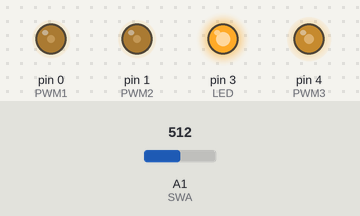
Bench run of a sketch on a simulated Arduino Uno, built with avr-gcc and run on an emulated ATmega328P. On the bench: output pins drawn as LEDs (lit = HIGH). The inputs (shaded band) are chosen by the test bench; at power-on: A1 (SWA) = 512.

Above: at 1.2 s.
1.3 s: A1 (SWA) set to 319
4.3 s: A1 (SWA) set to 285
At 5.3 s:
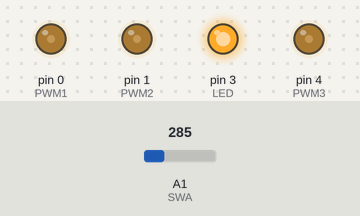
5.8 s: A1 (SWA) set to 610
At 7.6 s:
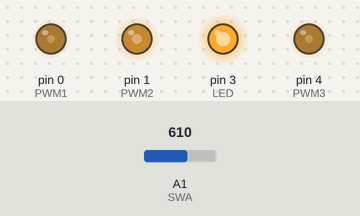
8.8 s: A1 (SWA) set to 290
At 9.3 s:
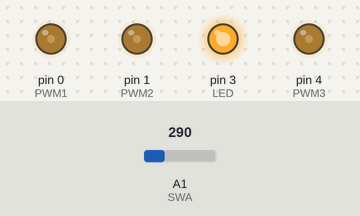
Timing chart, 0 to 11.3 s (numbered marks = the images above; inputs shaded):
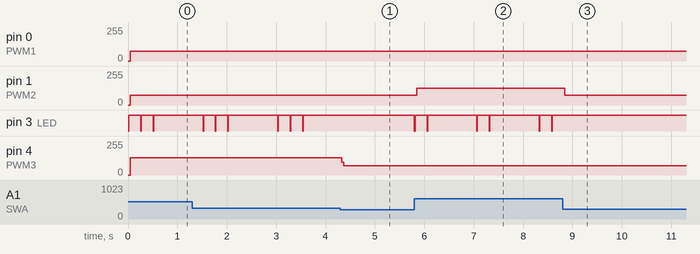

Measured:
- the behaviour switches between 301 and 300 on A1 (SWA) (found by bisection; images 0 and 1)
- after the input at 4.3 s, pin 3 (LED): stops changing and stays HIGH; pin 4 (PWM3): 128/255 → 71/255 at once
- after the input at 5.8 s, pin 1 (PWM2): 72/255 → 127/255 after 0.05 s; pin 3 (LED): HIGH → LOW at once, then repeats every 1.3 s: HIGH 0.24 s, LOW 0.01 s, HIGH 1.0 s, LOW 0.01 s
- after the input at 8.8 s, pin 1 (PWM2): 127/255 → 72/255 after 0.05 s; pin 3 (LED): stops changing and stays HIGH

The sketch:

pwm_trigger.ino
```cpp
//----------------------------------------------------------------------------------------------------------------------
// Definitions

#define PWM_PERIOD          20000 /* PWM period in µs (50 Hz) */
#define PWM_IDLE            1000  /* PWM pulse width for inactive channel */
#define PWM_ACTIVE          1800  /* PWM pulse width for active channel */

#define LED_BLINK_ON_MS     10    /* LED blink ON duration */
#define LED_BLINK_OFF_MS    240   /* LED blink OFF duration */
#define LED_BLINK_IDLE_MS   750   /* Minimum wait between blinks */

#define SW_THRESHOLD_DOWN1  950   /* ~4.5V */
#define SW_THRESHOLD_DOWN2  600   /* ~3.0V */
#define SW_THRESHOLD_DOWN3  300   /* ~1.5V */

//----------------------------------------------------------------------------------------------------------------------
// Digispark ATtiny85 board
//
// - Five pins available: P0..P5 (P3,P4 used by USB, P3 has 1.5 kΩ pull-up)
// - Hardware PWM can be output on pins P0, P1 and P4
// - Analog input from P2 (A1), P3 (A3), P4 (A2) and P5 (A0).
// - Special care must be taken with P5 as it is also nRESET (better avoid using it).
// - All can be used for digital output, but P5 is high at 3V, instead of 5V.
// - Internal board LED is connected to P1 (P0 on older revisions of the board).

#define PWM1    0
#define PWM2    1
#define PWM3    4

#define LED     3   /* OpenDrain */

#define SWA     1   /* Analog input number (A1), not pin number (PB2) */

//----------------------------------------------------------------------------------------------------------------------

enum sw_state {
  SW_UP     = 0,  // Switch is not pressed
  SW_DOWN1  = 1,  // Switch pressed, channel 1 selected
  SW_DOWN2  = 2,  // Switch pressed, channel 2 selected
  SW_DOWN3  = 3,  // Switch pressed, channel 3 selected
} s_sw_state = SW_UP;

static void read_sw_state( );
static void generate_pwm_pulses( );
static void update_indicator_led( );

//----------------------------------------------------------------------------------------------------------------------

void setup( )
{
  // PWM outputs
  pinMode( PWM1, OUTPUT );
  pinMode( PWM2, OUTPUT );
  pinMode( PWM3, OUTPUT );

  // LED (open-drain)
  pinMode( LED, OUTPUT );
  digitalWrite( LED, 0 );
}

//----------------------------------------------------------------------------------------------------------------------

void loop( )
{
  // Remember start for calculating time spent in the loop
  unsigned long t0 = micros();

  // Generate PWM pulses on all channels
  generate_pwm_pulses( );

  // Update switch state with analog read from input connected to the push button (and resistance-based selector)
  read_sw_state( );

  // Run diagnostic LED state-machine
  update_indicator_led( );

  // Wait for the time remaining of the PWM period
  unsigned long t1 = micros();
  const unsigned elapsed = t1 - t0;

  delayMicroseconds( PWM_PERIOD - elapsed );
}

//----------------------------------------------------------------------------------------------------------------------

static
void generate_pwm_pulses( )
{
  // Start PWM pulse
  digitalWrite( PWM1, 1 );
  digitalWrite( PWM2, 1 );
  digitalWrite( PWM3, 1 );

  // Delay minimum pulse idle time
  delayMicroseconds( PWM_IDLE );

  // Stop pulse for all PWM except the active one, which needs a bit more time
  switch ( s_sw_state )
  {
  case SW_UP: // No channels active. End all pulses
          digitalWrite( PWM1, 0 );
          digitalWrite( PWM2, 0 );
          digitalWrite( PWM3, 0 );
          break;
  case SW_DOWN1: // Channel 1 active
          digitalWrite( PWM2, 0 );
          digitalWrite( PWM3, 0 );
          // Keep channel 1 pulse for the duration of an active pulse
          delayMicroseconds( PWM_ACTIVE - PWM_IDLE );
          digitalWrite( PWM1, 0 );
          break;
  case SW_DOWN2: // Channel 2 active
          digitalWrite( PWM1, 0 );
          digitalWrite( PWM3, 0 );
          // Keep channel 2 pulse for the duration of an active pulse
          delayMicroseconds( PWM_ACTIVE - PWM_IDLE );
          digitalWrite( PWM2, 0 );
          break;
  case SW_DOWN3: // Channel 3 active
          digitalWrite( PWM1, 0 );
          digitalWrite( PWM2, 0 );
          // Keep channel 3 pulse for the duration of an active pulse
          delayMicroseconds( PWM_ACTIVE - PWM_IDLE );
          digitalWrite( PWM3, 0 );
          break;
  }
}

//----------------------------------------------------------------------------------------------------------------------

static
void update_indicator_led( )
{
  static enum { S_INIT, S_IDLE, S_WAIT_BLINK_ON, S_WAIT_BLINK_OFF, S_WAIT_IDLE }
                    s_state;    // Current state
  static uint8_t    s_blinks;   // Number of blinks remaining
  static unsigned   s_started;  // State start timestamp

  unsigned now = millis();
  const unsigned elapsed = now - s_started;

  switch ( s_state )
  {
  case S_INIT:  // Init LED initial state
        digitalWrite( LED, 1 );       // open-drain configuration
        s_started = now;
        s_state = S_IDLE;
        break;
  case S_IDLE:  // Check if work to do
        if ( s_sw_state )
        { // Start blinking
          digitalWrite( LED, 0 );
          s_started = now;
          s_state = S_WAIT_BLINK_ON;
          s_blinks = s_sw_state - 1;  // number of blinks left after this
        }
        break;
  case S_WAIT_BLINK_ON:
        if ( elapsed >= LED_BLINK_ON_MS )
        { // Stop blinking
          digitalWrite( LED, 1 );
          s_started = now;
          s_state = S_WAIT_BLINK_OFF;
        }
        break;
  case S_WAIT_BLINK_OFF:
        if ( elapsed >= LED_BLINK_OFF_MS )
        {
          if ( s_blinks-- )
          { // Resume blinking if any left
            digitalWrite( LED, 0 );
            s_started = now;
            s_state = S_WAIT_BLINK_ON;
          }
          else
          { // nothing else to do
            s_started = now;
            s_state = S_WAIT_IDLE;
          }
        }
        break;
  case S_WAIT_IDLE:
        if ( elapsed >= LED_BLINK_IDLE_MS )
        {
            s_started = now;
            s_state = S_IDLE;
        }
        break;
  }
}

//----------------------------------------------------------------------------------------------------------------------

static
void read_sw_state( )
{
  // Read current value
  unsigned swa = analogRead( SWA );

  // Quantize result
  if ( swa > SW_THRESHOLD_DOWN1 )
    s_sw_state = SW_DOWN1;  // Button is down, channel 1 selected
  else if ( swa > SW_THRESHOLD_DOWN2 )
    s_sw_state = SW_DOWN2;  // Button is down, channel 2 selected
  else if ( swa > SW_THRESHOLD_DOWN3 )
    s_sw_state = SW_DOWN3;  // Button is down, channel 3 selected
  else
    s_sw_state = SW_UP;     // Very low value, button is up.
}

//----------------------------------------------------------------------------------------------------------------------
```
